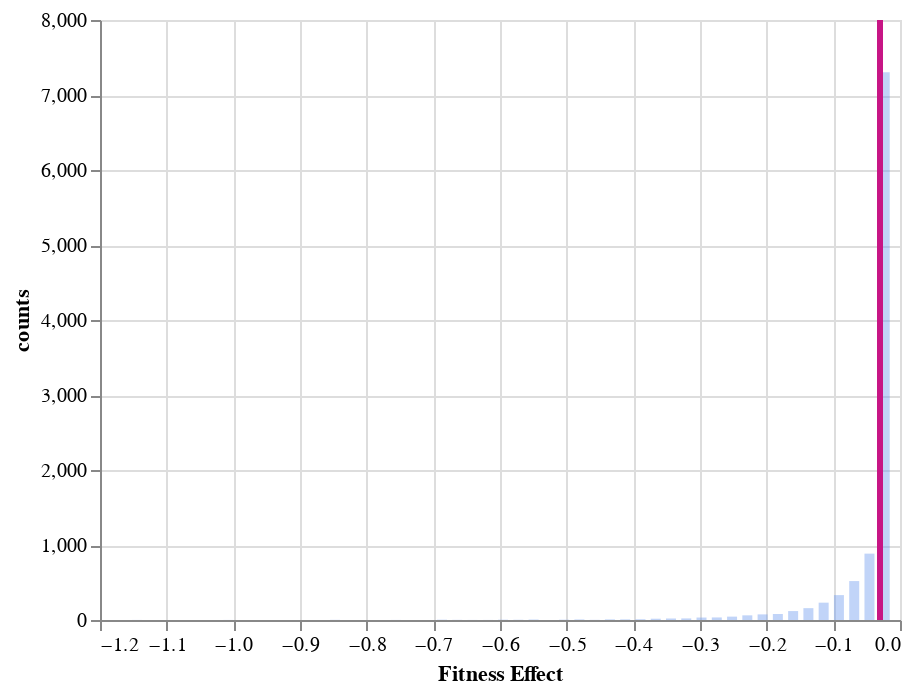

The code cell stored with this chart in its notebook:
### Markdown cell above
Notice that your mutation type now has an `idx` (in the format m#). This is a unique id that `shadie` uses to keep track of mutations. It may not start at `m1`, as some default mutation types have already been defined by `shadie`. 

If you'd like more information about your mutation, you can use the `inspect()` function to visualize your mutation distribution and see the parameters listed explicitly:

### Code cell
mut2.inspect()

### Figure 1 — Vega-Lite specification as saved in the notebook (floating-point values rounded to 4 significant figures)
{"config": {"view": {"continuousWidth": 400, "continuousHeight": 300}}, "layer": [{"mark": {"type": "bar", "color": "cornflowerblue", "opacity": 0.4}, "encoding": {"x": {"type": "quantitative", "axis": {"title": "Fitness Effect"}, "field": "values"}, "y": {"type": "quantitative", "field": "counts"}}}, {"mark": {"type": "rule", "color": "mediumvioletred"}, "encoding": {"size": {"value": 3}, "tooltip": [{"type": "quantitative", "field": "mean"}], "x": {"type": "quantitative", "field": "mean"}}}], "data": {"name": "data-a6346052e2f40e4c1c391f055c79c46e"}, "$schema": "https://vega.github.io/schema/vega-lite/v4.8.1.json", "datasets": {"data-a6346052e2f40e4c1c391f055c79c46e": [{"values": -1.145, "counts": 1, "mean": -0.03}, {"values": -1.122, "counts": 0, "mean": -0.03}, {"values": -1.099, "counts": 0, "mean": -0.03}, {"values": -1.076, "counts": 0, "mean": -0.03}, {"values": -1.053, "counts": 0, "mean": -0.03}, {"values": -1.031, "counts": 0, "mean": -0.03}, {"values": -1.008, "counts": 1, "mean": -0.03}, {"values": -0.9847, "counts": 0, "mean": -0.03}, {"values": -0.9618, "counts": 0, "mean": -0.03}, {"values": -0.9389, "counts": 0, "mean": -0.03}, {"values": -0.916, "counts": 0, "mean": -0.03}, {"values": -0.8931, "counts": 0, "mean": -0.03}, {"values": -0.8702, "counts": 0, "mean": -0.03}, {"values": -0.8473, "counts": 2, "mean": -0.03}, {"values": -0.8244, "counts": 0, "mean": -0.03}, {"values": -0.8015, "counts": 0, "mean": -0.03}, {"values": -0.7786, "counts": 0, "mean": -0.03}, {"values": -0.7557, "counts": 1, "mean": -0.03}, {"values": -0.7328, "counts": 0, "mean": -0.03}, {"values": -0.7099, "counts": 0, "mean": -0.03}, {"values": -0.687, "counts": 4, "mean": -0.03}, {"values": -0.6641, "counts": 2, "mean": -0.03}, {"values": -0.6412, "counts": 1, "mean": -0.03}, {"values": -0.6183, "counts": 1, "mean": -0.03}, {"values": -0.5954, "counts": 4, "mean": -0.03}, {"values": -0.5725, "counts": 3, "mean": -0.03}, {"values": -0.5496, "counts": 6, "mean": -0.03}, {"values": -0.5267, "counts": 0, "mean": -0.03}, {"values": -0.5038, "counts": 4, "mean": -0.03}, {"values": -0.4809, "counts": 7, "mean": -0.03}, {"values": -0.458, "counts": 2, "mean": -0.03}, {"values": -0.4351, "counts": 8, "mean": -0.03}, {"values": -0.4122, "counts": 8, "mean": -0.03}, {"values": -0.3893, "counts": 10, "mean": -0.03}, {"values": -0.3664, "counts": 17, "mean": -0.03}, {"values": -0.3435, "counts": 20, "mean": -0.03}, {"values": -0.3206, "counts": 21, "mean": -0.03}, {"values": -0.2977, "counts": 33, "mean": -0.03}, {"values": -0.2748, "counts": 34, "mean": -0.03}, {"values": -0.2519, "counts": 45, "mean": -0.03}, {"values": -0.229, "counts": 62, "mean": -0.03}, {"values": -0.2061, "counts": 75, "mean": -0.03}, {"values": -0.1832, "counts": 80, "mean": -0.03}, {"values": -0.1603, "counts": 119, "mean": -0.03}, {"values": -0.1374, "counts": 158, "mean": -0.03}, {"values": -0.1145, "counts": 231, "mean": -0.03}, {"values": -0.0916, "counts": 332, "mean": -0.03}, {"values": -0.0687, "counts": 519, "mean": -0.03}, {"values": -0.0458, "counts": 885, "mean": -0.03}, {"values": -0.0229, "counts": 7304, "mean": -0.03}]}}
